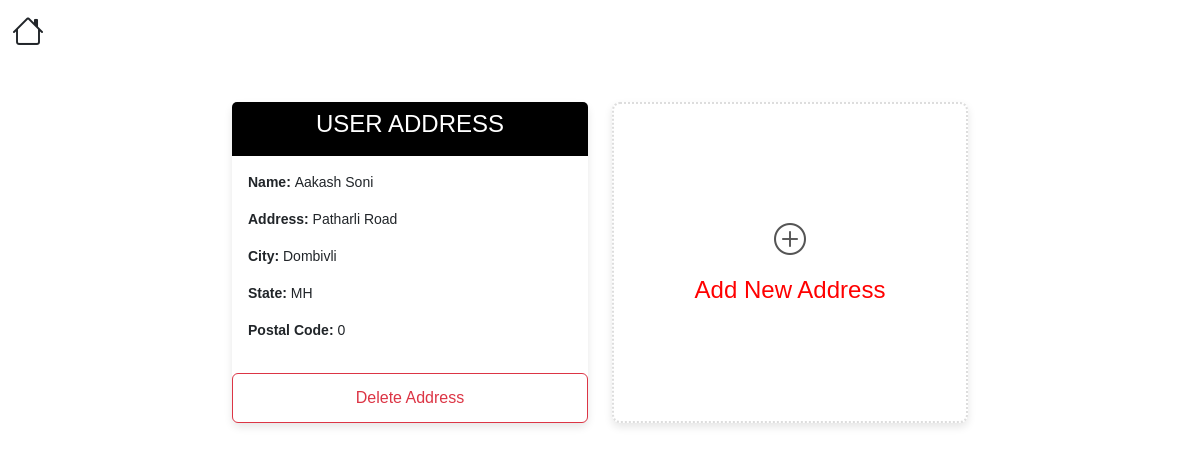
Page /showaddress/ (signed in) on the committed database.
### core/models.py (models this page shows, shortened)
class Userdetails(models.Model):
    STATE_CHOICES = [
        ('AP', 'Andhra Pradesh'),
        ('AR', 'Arunachal Pradesh'),
        ('AS', 'Assam'),
        ('BR', 'Bihar'),
        ('CT', 'Chhattisgarh'),
        ('GA', 'Goa'),
        ('GJ', 'Gujarat'),
        ('HR', 'Haryana'),
        ('HP', 'Himachal Pradesh'),
        ('JH', 'Jharkhand'),
        ('KA', 'Karnataka'),
        ('KL', 'Kerala'),
        ('MP', 'Madhya Pradesh'),
        ('MH', 'Maharashtra'),
        ('MN', 'Manipur'),
        ('ML', 'Meghalaya'),
        ('MZ', 'Mizoram'),
        ('NL', 'Nagaland'),
        ('OR', 'Odisha'),
        ('PB', 'Punjab'),
        ('RJ', 'Rajasthan'),
        ('SK', 'Sikkim'),
        ('TN', 'Tamil Nadu'),
        ('TG', 'Telangana'),
        ('TR', 'Tripura'),
        ('UP', 'Uttar Pradesh'),
        ('UK', 'Uttarakhand'),
        ('WB', 'West Bengal'),
        ('AN', 'Andaman and Nicobar Islands'),
        ('CH', 'Chandigarh'),
        ('DN', 'Dadra and Nagar Haveli and Daman and Diu'),
        ('DL', 'Delhi'),
        ('JK', 'Jammu and Kashmir'),
        ('LA', 'Ladakh'),
        ('LD', 'Lakshadweep'),
        ('PY', 'Puducherry'),
    ]
    user = models.ForeignKey(User, on_delete=models.CASCADE)
    name=models.CharField(max_length=100)
    address=models.CharField(max_length=100)
    city=models.CharField(max_length=100)
    state=models.CharField(max_length=2,choices=STATE_CHOICES)
    pincode=models.IntegerField(
        default=0,
        blank=True,
        null=True
    )

### core/views.py (the view)
# urls.py: path('showaddress/',views.showaddress,name='showaddress'),
def showaddress(request):
    address = Userdetails.objects.filter(user=request.user)
    return render(request,'core/showaddress.html',{'address':address})

### core/templates/core/showaddress.html (shortened to what this page needs)
{% load static %}
<!DOCTYPE html>
<html lang="en">
<head>
    <link rel="stylesheet" href="{% static 'core/css/bootstrap.min.css' %}">
    <link rel="stylesheet" href="https://cdn.jsdelivr.net/npm/bootstrap-icons@1.11.3/font/bootstrap-icons.min.css">
    <link href="https://cdn.jsdelivr.net/npm/bootstrap@5.3.3/dist/css/bootstrap.min.css" rel="stylesheet">
    <link rel="stylesheet" href="{% static 'core/css/core.css' %}">
</head>
<body>
    <nav class="navbar navbar-expand-lg bg-transparent position-absolute top-0 start-0">
        <div class="container-fluid">
            <a href="{% url 'index' %}" class="navbar-brand">
                <h2 class="text-dark"><i class="bi bi-house"></i></h2>
            </a>
        </div>
    </nav>
    <br><br>
    <div class="container mt-5">
        <div class="row justify-content-center g-4">
            {% for add in address %}
                <div class="col-md-4">
                    <div class="card mb-4">
                        <div class="card-header text-center" style='background-color:black; color:white;'>
                            <h4>USER ADDRESS</h4>
                        </div>
                        <div class="card-body">
                            <p><strong>Name: </strong>{{ add.name }}</p>
                            <p><strong>Address: </strong>{{ add.address }}</p>
                            <p><strong>City: </strong>{{ add.city }}</p>
                            <p><strong>State: </strong>{{ add.state }}</p>
                            <p><strong>Postal Code: </strong>{{ add.pincode }}</p>
                        </div>
                        <form action="{% url 'deleteaddress' add.id %}" method="POST">
                            <input type="submit" class="btn btn-outline-danger w-100" value="Delete Address" style="height:50px;">
                        </form>
                    </div>
                </div>
            {% endfor %}
            <div class="col-md-4">
                <div class="card mb-4 d-flex align-items-center justify-content-center" style="height: 93%; border: 2px dotted #ddd;">
                    <a href="{% url 'address' %}" class="text-decoration-none text-center">
                        <i class="bi bi-plus-circle" style="font-size: 2rem; color: #555;"></i>
                        <p class="mt-2 mb-0" style="font-size: 1.5rem; color:red;">Add New Address</p>
                    </a>
                </div>
            </div>
        </div>
    </div>

### core/static/core/css/core.css (style rules this page uses)
@media (max-width: 1200px) { body { font-size: 18px; padding: 15px; } }
body { overflow-x: hidden; margin: 0; padding: 0; font-family: Arial, sans-serif; background-color: white; }
.navbar { background-color: transparent }
a { color: rgb(0, 0, 0); }

### core/templates/core/showaddress.html (style rules this page uses)
body { background-image: url('https://www.westside.com/cdn/shop/files/C3_01_1920X900_TEEN_BOYS.jpg?v=1731659324'); background-size: cover; background-position: center; background-attachment: fixed; height: 100vh; margin: 0; }
.card { border: none; box-shadow: 0 4px 8px rgba(0, 0, 0, 0.1); border-radius: 8px; }
.card-header { background-color: #f8f9fa; font-weight: bold; }
.card-body p { font-size: 14px; }

### rows in the picture
Userdetails: name "Aakash Soni", address "Patharli Road", city "Dombivli", state "MH", pincode "0"
